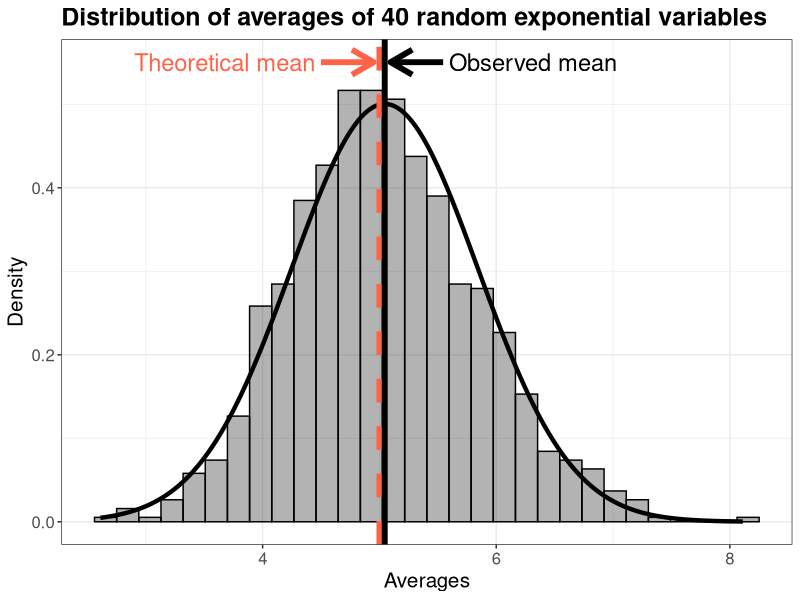

This figure's R source:

set.seed(333)
lambda <- .2
n <- 40
nsims <- 1000

exp.sim <- function(nsims, n, lambda){
        means <- numeric()
        for(i in 1:nsims){
                means[i] <- mean(rexp(n, lambda))
        }
        means
}

means <- exp.sim(nsims, n, lambda)
sim.mean <- mean(means)
sim.sd <- sd(means)
sim.range <- range(means)
sequence <- seq(sim.range[1], sim.range[2], length = 1000)
norm.curve <- dnorm(sequence, sim.mean, sim.sd)

xblack <- c(sim.mean + .05, sim.mean + .5, sim.mean + .55)
xred <- c(1/lambda - .05, 1/lambda - .5, 1/lambda - .55)
yblack <- yred <- max(norm.curve) + .05


library(ggplot2)
ggplot() + geom_histogram(aes(means, ..density..), color = "black", fill = "black", alpha = .3) +
        geom_line(aes(sequence, norm.curve), size = 1.5, color = "black") +
        geom_vline(xintercept = 1/lambda, size = 2, color = "tomato", linetype = "dashed") +
        geom_vline(xintercept = sim.mean, color = "black", size = 2) +
        labs(x = "Averages",
             y = "Density",
             title = "Distribution of averages of 40 random exponential variables") +
        annotate("segment",
                 x = xblack[2],
                 xend = xblack[1],
                 y = yblack,
                 yend = yblack,
                 color = "black",
                 arrow = arrow(),
                 size = 2) +
        annotate("text",
                 x = xblack[3], 
                 y = yblack, 
                 label = "Observed mean", 
                 color = "black",
                 hjust = 0,
                 size = 6) +
        annotate("segment",
                 x = xred[2],
                 xend = xred[1],
                 y = yred,
                 yend = yred,
                 arrow = arrow(),
                 color = "tomato",
                 size = 2) +
        annotate("text",
                 x = xred[3],
                 y = yred, 
                 label = "Theoretical mean",
                 color = "tomato",
                 hjust = 1,
                 size = 6) +
        theme_bw() +
        theme(plot.title = element_text(size = 18, face = "bold"),
              axis.text = element_text(size = 12),
              axis.title = element_text(size = 15))

mean(means) # mean of samples of size 40
1/lambda    # theoretical mean of samples of size 40
sd(means)   # sd of samples of size 40
1/lambda/sqrt(40) # theoretical SE of samples of size 40